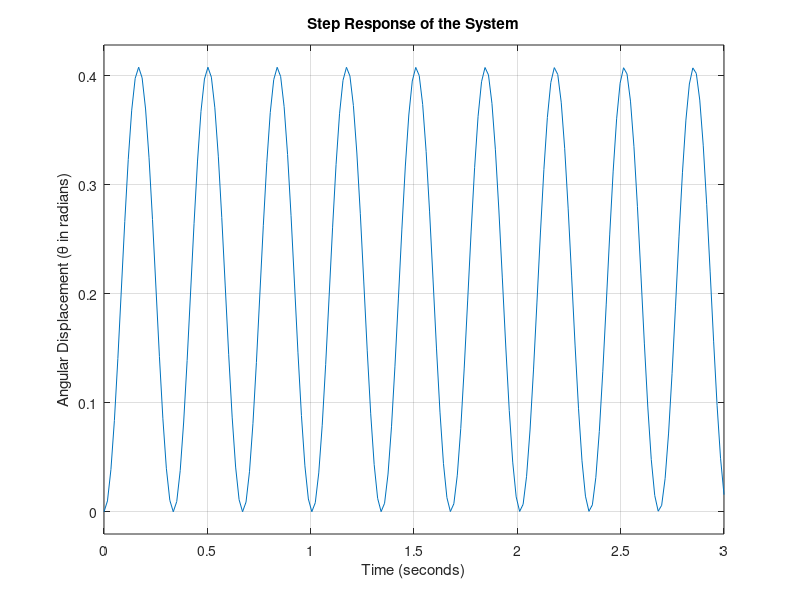
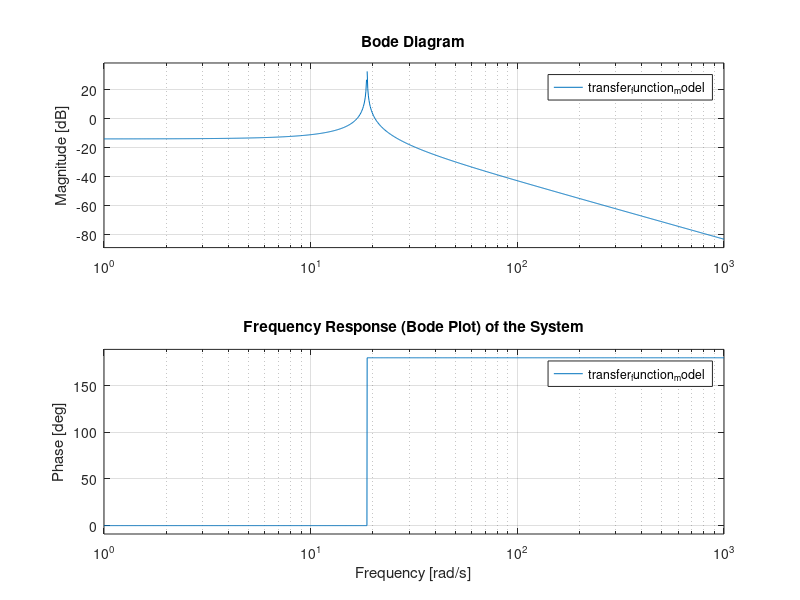

The MATLAB script that drew these images, in order:
% % پارامترهای سیستم
% m = 1;           % جرم توپ (کیلوگرم)
% r = 0.1;         % شعاع توپ (متر)
% R = 0.5;         % شعاع لنگر (متر)
% g = 9.81;        % شتاب گرانش (m/s^2)
% I = 0.4 * m * r^2; % ممان اینرسی توپ (کره توخالی)

% % ضرایب معادله
% a = m * r^2 + I; % ضریب شتاب زاویهای
% b = m * g * R;   % ضریب گرانشی

% % تابع تبدیل
% num = [1];       % صورت تابع تبدیل
% den = [a 0 b];   % مخرج تابع تبدیل
% G = tf(num, den);

% % پاسخ پله
% figure;
% step(G);
% title('پاسخ پله سیستم');
% xlabel('زمان (ثانیه)');
% ylabel('زاویه (\theta)');

% % پاسخ فرکانسی
% figure;
% bode(G);
% title('پاسخ فرکانسی سیستم');

% System Parameters
mass_of_ball = 1;           % Mass of the ball (kg)
radius_of_ball = 0.1;       % Radius of the ball (m)
radius_of_lever = 0.5;      % Radius of the lever (m)
gravity = 9.81;             % Gravitational acceleration (m/s^2)
moment_of_inertia = 0.4 * mass_of_ball * radius_of_ball^2; % Moment of inertia of the ball (hollow sphere)

% Coefficients of the equation of motion
angular_acceleration_coefficient = mass_of_ball * radius_of_ball^2 + moment_of_inertia; % Coefficient for angular acceleration
gravity_torque_coefficient = mass_of_ball * gravity * radius_of_lever;   % Coefficient for gravitational torque

% Transfer Function
numerator_coefficients = [1];       % Numerator of the transfer function (constant)
denominator_coefficients = [angular_acceleration_coefficient 0 gravity_torque_coefficient]; % Denominator of the transfer function
transfer_function_model = tf(numerator_coefficients, denominator_coefficients);

% Step Response
figure;
step(transfer_function_model);
title('Step Response of the System');
xlabel('Time (seconds)');
ylabel('Angular Displacement (\theta in radians)');

% Bode Plot (Frequency Response)
figure;
bode(transfer_function_model);
title('Frequency Response (Bode Plot) of the System');